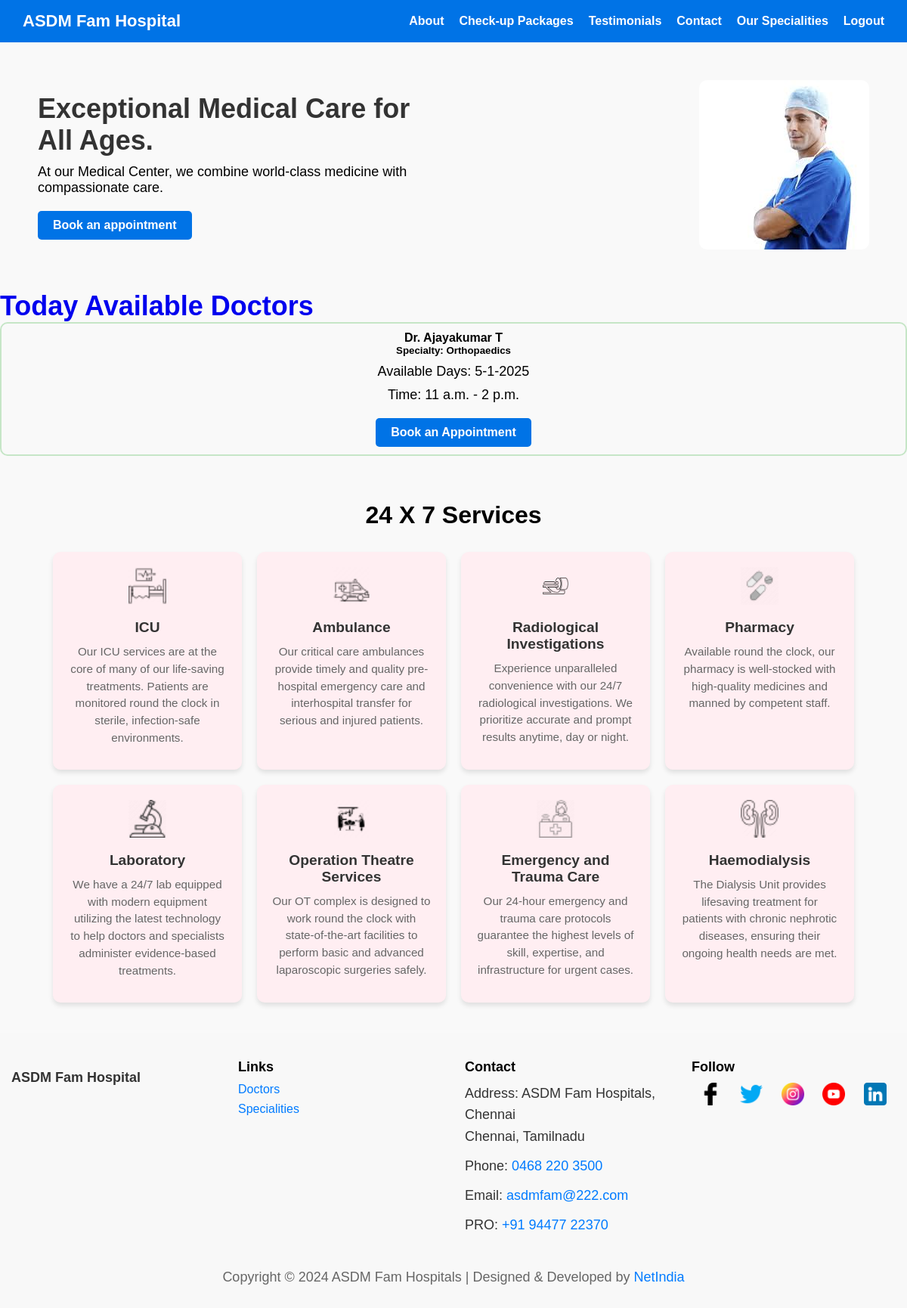
The app's page /user_home (signed in) with its own data.
### app/models.py (models this page shows)
class Doctor(models.Model):
    pid=models.TextField()
    name = models.TextField()
    specialty = models.CharField(max_length=100)
    contact_number = models.CharField(max_length=15)
    available_days = models.CharField(max_length=100)
    available_time_start = models.TimeField()
    available_time_end = models.TimeField()

### app/views.py (the view)
# urls.py: path('user_home',views.user_home),
def user_home(req):
     if 'user' in req.session:
         data=Doctor.objects.all()
         return render(req,'user/user_home.html',{'Doctor':data})
     else:
          return redirect(doctor_appointment_login)

### templates/user/user_home.html (shortened to what this page needs)
<!DOCTYPE html>
<html lang="en">
<head>
    {% load static %}
</head>
<body>
<header>
    <div class="logo">ASDM Fam Hospital</div>
    <nav>
        <ul class="nav-links">
            <li><a href="About">About</a></li>
            <li><a href="check_up_packages">Check-up Packages</a></li>
            <li><a href="Testimonals">Testimonials</a></li>
            <li><a href="Contact">Contact</a></li>
            <li><a href="Our_specialities">Our Specialities</a></li>
            <li><a href="logout">Logout</a></li>
        </ul>
    </nav>
</header>
<section class="main">
    <div class="content">
        <h1>Exceptional Medical Care for All Ages.</h1>
        <p>At our Medical Center, we combine world-class medicine with compassionate care.</p>
        <a href="booking" class="btn">Book an appointment</a>
    </div>
    <div class="image">
        <img src="{% static 'imges/doctor2.jpg' %}" alt="Doctor">
    </div>
</section>
    <h1><a href="#" style="font-weight: bold; text-decoration: none;">Today Available Doctors</a></h1>
   <div class="container mt-4">
        {% for pro in Doctor|slice:":8" %}
        {% if forloop.counter0|divisibleby:2 %}
        <div class="row">
        {% endif %}
            <div class="col-md-6">
                <div class="card" style="width: 100%; margin-bottom: 20px;">
                    <div class="card-body">
                        <h4 class="card-title">{{ pro.name }}</h4>
                        <h5 class="card-title">Specialty: {{ pro.specialty }}</h5>
                        <p class="card-text">Available Days: {{ pro.available_days }}</p>
                        <p class="card-text">Time: {{ pro.available_time_start }} - {{ pro.available_time_end }}</p>
                        <a href="../book_appointment" class="btn btn-primary">Book an Appointment</a>
                    </div>
                </div>
            </div>
        {% if forloop.counter0|add:1|divisibleby:2 or forloop.last %}
        </div>
        {% endif %}
        {% endfor %}
    </div>
</head>
<body>
<div class="services-section">
<h1>24 X 7 Services</h1>
<div class="services-container">
    <div class="service-box">
        <img src="{%static 'imges/icu.png' %}" alt="ICU Icon">
        <h2>ICU</h2>
        <p>Our ICU services are at the core of many of our life-saving treatments. Patients are monitored round the clock in sterile, infection-safe environments.</p>
    </div>
    <div class="service-box">
        <img src="{%static 'imges/ambulnce.png' %}" alt="Ambulance Icon">
        <h2>Ambulance</h2>
        <p>Our critical care ambulances provide timely and quality pre-hospital emergency care and interhospital transfer for serious and injured patients.</p>
    </div>
    <div class="service-box">
        <img src="{%static 'imges/radiol.png' %}" alt="Radiology Icon">
        <h2>Radiological Investigations</h2>
        <p>Experience unparalleled convenience with our 24/7 radiological investigations. We prioritize accurate and prompt results anytime, day or night.</p>
    </div>
    <div class="service-box">
        <img src="{%static 'imges/pharm.png' %}" alt="Pharmacy Icon">
        <h2>Pharmacy</h2>
        <p>Available round the clock, our pharmacy is well-stocked with high-quality medicines and manned by competent staff.</p>
    </div>
    <div class="service-box">
        <img src="{%static 'imges/lab.png' %}" alt="Laboratory Icon">
        <h2>Laboratory</h2>
        <p>We have a 24/7 lab equipped with modern equipment utilizing the latest technology to help doctors and specialists administer evidence-based treatments.</p>
    </div>
    <div class="service-box">
        <img src="{%static 'imges/op.png' %}" alt="Operation Theatre Icon">
        <h2>Operation Theatre Services</h2>
        <p>Our OT complex is designed to work round the clock with state-of-the-art facilities to perform basic and advanced laparoscopic surgeries safely.</p>
    </div>
    <div class="service-box">
        <img src="{%static 'imges/emer.png' %}" alt="Emergency Icon">
        <h2>Emergency and Trauma Care</h2>
        <p>Our 24-hour emergency and trauma care protocols guarantee the highest levels of skill, expertise, and infrastructure for urgent cases.</p>
    </div>
    <div class="service-box">
        <img src="{%static 'imges/hae.png' %}" alt="Haemodialysis Icon">
        <h2>Haemodialysis</h2>
        <p>The Dialysis Unit provides lifesaving treatment for patients with chronic nephrotic diseases, ensuring their ongoing health needs are met.</p>
    </div>
</div>
</div>
</head>
<body>
<footer>
<div class="footer-container">
    <div class="footer-section logo">
        <p>ASDM Fam Hospital</p>
    </div>
    <div class="footer-section links">
        <h3>Links</h3>
        <ul>
            <li><a href="#">Doctors</a></li>
            <li><a href="#">Specialities</a></li>
        </ul>
    </div>
    <div class="footer-section contact">
        <h3>Contact</h3>
        <p>Address: ASDM Fam Hospitals,<br>Chennai<br>Chennai, Tamilnadu</p>
        <p>Phone: <a href="tel:04682203500">0468 220 3500</a></p>
        <p>Email: <a href="mailto:asdmfam@222.com">asdmfam@222.com</a></p>
        <p>PRO: <a href="tel:+919447722370">+91 94477 22370</a></p>
    </div>
    <div class="footer-section follow">
        <h3>Follow</h3>
        <div class="social-icons">
            <a href="#"><img src="{%static 'imges/facebook-logo.png' %}" alt="Facebook"></a>
            <a href="#"><img src="{%static 'imges/twitter(1).png' %}" alt="Twitter"></a>
            <a href="#"><img src="{%static 'imges/instagram(2).png' %}" alt="Instagram"></a>
            <a href="#"><img src="{%static 'imges/youtube(1).png' %}" alt="YouTube"></a>
            <a href="#"><img src="{%static 'imges/linkedin(1).png' %}" alt="LinkedIn"></a>
        </div>
    </div>
</div>
<div class="footer-bottom">
    <p>Copyright © 2024 ASDM Fam Hospitals | Designed & Developed by <a href="#">NetIndia</a></p>
</div>
</footer>
</body>
</html>

### templates/user/user_home.html (style rules this page uses)
* { margin: 0; padding: 0; box-sizing: border-box; font-family: Arial, sans-serif; }
body { background-color: #f4f4f4; }
header { display: flex; justify-content: space-between; align-items: center; background: #0073e6; padding: 15px 30px; color: white; }
.logo { font-size: 22px; font-weight: bold; }
nav { display: flex; align-items: center; }
.nav-links { list-style: none; display: flex; gap: 20px; }
.nav-links li a { text-decoration: none; color: white; font-weight: bold; }
.main { display: flex; justify-content: space-between; align-items: center; padding: 50px; }
.content { max-width: 500px; }
h1 { font-size: 36px; color: #333; }
p { margin: 10px 0; font-size: 18px; }
.btn { display: inline-block; margin-top: 10px; padding: 10px 20px; background: #0073e6; color: white; text-decoration: none; font-weight: bold; border-radius: 5px; }
.image img { width: 100%; max-width: 400px; border-radius: 10px; }
.card { border-radius: 10px; border: 2px solid #c6e6c7; padding: 10px; text-align: center; }
body { font-family: Arial, sans-serif; margin: 0; padding: 0; background-color: #f9f9f9; }
.services-section { text-align: center; padding: 40px 20px; }
.services-section h1 { font-size: 2em; color: #000; margin-bottom: 30px; }
.services-container { display: flex; flex-wrap: wrap; justify-content: center; gap: 20px; }
.service-box { background-color: #ffeef2; border-radius: 10px; box-shadow: 0 4px 6px rgba(0, 0, 0, 0.1); padding: 20px; width: 250px; text-align: center; }
.service-box img { width: 50px; height: 50px; margin-bottom: 15px; }
.service-box h2 { font-size: 1.2em; color: #333; margin-bottom: 10px; }
.service-box p { font-size: 0.95em; color: #666; line-height: 1.5; }
body { font-family: Arial, sans-serif; margin: 0; padding: 0; box-sizing: border-box; }
footer { background-color: #f8f8f8; color: #333; padding: 20px 0; }
.footer-container { display: flex; justify-content: space-around; align-items: flex-start; flex-wrap: wrap; max-width: 1200px; margin: 0 auto; }
.footer-section { flex: 1; margin: 15px; min-width: 200px; }
.footer-section h3 { font-size: 18px; margin-bottom: 10px; color: #000; }
.footer-section ul { list-style: none; padding: 0; }
.footer-section ul li { margin-bottom: 8px; }
.footer-section ul li a { text-decoration: none; color: #007bff; transition: color 0.3s; }
.footer-section p { line-height: 1.6; }
.footer-section a { color: #007bff; text-decoration: none; transition: color 0.3s; }
.footer-section .social-icons a img { width: 30px; height: 30px; margin: 0 10px; transition: transform 0.3s; }
.footer-bottom { text-align: center; margin-top: 20px; font-size: 14px; color: #666; }
.footer-bottom a { color: #007bff; text-decoration: none; }

### records on screen
Doctor: name "Dr. Ajayakumar T", specialty "Orthopaedics", available_days "5-1-2025", available_time_start "11 a.m.", available_time_end "2 p.m."
